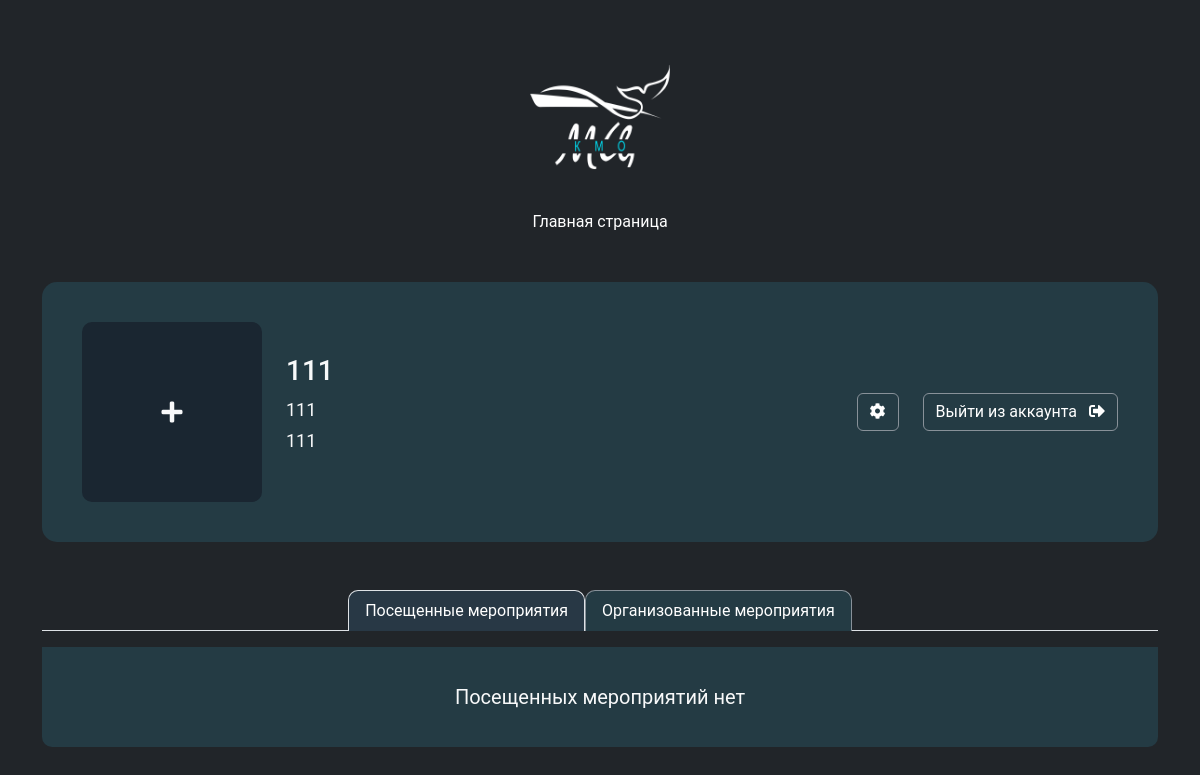
The app's page /users/accounts/profile/ (signed in) with its own data.
### users/models.py (models this page shows, shortened)
class User(AbstractUser):
    USER_ROLES = (
        ('user', 'User'),
        ('pro_user', 'ProUser'),
        ('super_user', 'SuperUser'),
    )
    Name_User = models.CharField(max_length=30, verbose_name="ФИО")
    VK_id = models.CharField(max_length=30, verbose_name='ВК ID')
    Number_of_events_attended = models.IntegerField(default=0, verbose_name="Количество посещенных мероприятий")
    Number_of_group = models.CharField(max_length=30, verbose_name="Номер группы")
    Avatar = models.ImageField(upload_to='avatars/', blank=True, null=True)
    role = models.CharField(max_length=10, choices=USER_ROLES, default='user', verbose_name="Роль пользователя")
    def is_pro_user(self):
        return self.role in ['pro_user', 'super_user']

### users/views.py (the view, shortened to what this page needs)
# urls.py: path('accounts/profile/', profile, name='user_profile'),
@login_required
def profile(request):
    user = request.user
    current_datetime = timezone.now()
    attended_events = Event.objects.filter(users_members=user).order_by('-event_date')
    attended_events_data = []
    context = {
        'attended_events': attended_events_data,
    }
    if user.is_pro_user() or user.is_super_user():
        organized_events = Event.objects.filter(organizers=user).order_by('-event_date')
        context['organized_events'] = organized_events
    return render(request, 'users/user_profile.html', context)

### users/templates/users/user_profile.html (shortened to what this page needs)
{% load static %}
<!DOCTYPE html>
<html lang="ru">
<head>
    <link rel="stylesheet" href="https://cdn.jsdelivr.net/npm/bootstrap@5.3.3/dist/css/bootstrap.min.css">
    <link rel="stylesheet" href="https://use.fontawesome.com/releases/v5.8.2/css/all.css">
</head>
<body class="bg-dark text-light">
    <div class="container py-4">
        <header class="text-center mb-5">
            <img src="/static/users/image/logo.png" alt="Логотип" class="logo">
            <a href="{% url 'main' %}" class="home-link">Главная страница</a>
        </header>
        <div class="profile-container mb-5">
            <div class="row align-items-center">
                <div class="col-auto">
                    <div class="profile-image">
                        {% if user.Avatar %}
                            <img src="{{ user.Avatar.url }}" alt="Avatar">
                        {% else %}
                            <i class="fas fa-plus"></i>
                        {% endif %}
                    </div>
                </div>
                <div class="col">
                    <h3>{{ user.Name_User }}</h3>
                    <p class="mb-1">{{ user.Number_of_group }}</p>
                    <p>{{ user.username }}</p>
                </div>
                <div class="col-auto">
                    <a href="{% url 'users:user_settings' %}" class="btn btn-outline-secondary">
                        <i class="fas fa-cog"></i>
                    </a>
                </div>
                <div class="col-auto">
                    <button class="btn btn-outline-secondary">
                        Выйти из аккаунта <i class="fas fa-sign-out-alt ms-2"></i>
                    </button>
                </div>
            </div>
        </div>
        <ul class="nav nav-tabs justify-content-center mb-3" id="eventTabs" role="tablist">
            <li class="nav-item" role="presentation">
                <button class="nav-link active" id="attended-tab" data-bs-toggle="tab" data-bs-target="#attended" type="button" role="tab" aria-controls="attended" aria-selected="true">Посещенные мероприятия</button>
            </li>
            {% if user.is_pro_user or user.is_super_user %}
                <li class="nav-item" role="presentation">
                    <button class="nav-link" id="organized-tab" data-bs-toggle="tab" data-bs-target="#organized" type="button" role="tab" aria-controls="organized" aria-selected="false">Организованные мероприятия</button>
                </li>
            {% endif %}
        </ul>
        <div class="tab-content">
            <div class="tab-pane fade show active" id="attended" role="tabpanel" aria-labelledby="attended-tab">
                {% if attended_events %}
                    <div id="attendedCarousel" class="carousel slide" data-bs-ride="false" data-bs-interval="false">
                        <div class="carousel-inner">
                            {% for event_data in attended_events %}
                                <div class="carousel-item {% if forloop.counter0 < 3 %}active{% endif %}">
                                    <div class="event-card">
                                        <img src="{{ event_data.event.Event_photo.url }}" alt="{{ event_data.event.title_event }}" class="event-image">
                                        <div class="event-info">
                                            <div class="d-flex justify-content-between mb-2">
                                                <div>
                                                    <i class="far fa-calendar"></i> {{ event_data.event.event_date }}
                                                </div>
                                                <div>
                                                    <i class="far fa-clock"></i> {{ event_data.event.event_time }}
                                                </div>
                                            </div>
                                            <h5>{{ event_data.event.title_event }}</h5>
                                            {% if event_data.is_past %}
                                                {% if event_data.rating %}
                                                    <div class="rating-display">
                                                        {% for i in "12345" %}
                                                            <i class="{% if i|add:'0' <= event_data.rating.rating %}fas{% else %}far{% endif %} fa-star"></i>
                                                        {% endfor %}
                                                    </div>
                                                {% else %}
                                                    <button type="button" class="btn btn-review rate-event-btn"
                                                            data-event-id="{{ event_data.event.id }}">
                                                        Оставить отзыв
                                                    </button>
                                                {% endif %}
                                            {% endif %}
                                        </div>
                                    </div>
                                </div>
                            {% endfor %}
                        </div>
                        <button class="carousel-control-prev" type="button" data-bs-target="#attendedCarousel" data-bs-slide="prev">
                            <span class="nav-btn"><i class="fas fa-chevron-left"></i></span>
                        </button>
                        <button class="carousel-control-next" type="button" data-bs-target="#attendedCarousel" data-bs-slide="next">
                            <span class="nav-btn"><i class="fas fa-chevron-right"></i></span>
                        </button>
                    </div>
                {% else %}
                    <div class="no-events">Посещенных мероприятий нет</div>
                {% endif %}
            </div>
        </div>
    </div>
</body>
</html>

### users/templates/users/user_profile.html (style rules this page uses)
body { background-color: #1a2631 !important; color: #ffffff !important; font-family: Roboto, sans-serif; }
.logo { height: 186px; margin-top: 5px 0; }
.home-link { display: block; text-align: center; color: #ffffff; text-decoration: none; margin-bottom: 20px; }
.profile-container { background-color: #243B44; border-radius: 15px; padding: 40px; margin-bottom: 30px; }
.profile-image { width: 180px; height: 180px; background-color: #1a2631; border-radius: 10px; display: flex; align-items: center; justify-content: center; font-size: 24px; }
.nav-tabs .nav-link { background-color: #243B44; color: #ffffff; border: 1px solid #889199; border-bottom: none; border-radius: 10px 10px 0 0; }
.nav-tabs .nav-link.active { background-color: #283845; color: #ffffff; }
.tab-content { background-color: #243B44; border-radius: 0 0 10px 10px; padding: 15px; }
.btn-outline-secondary { color: #ffffff; border-color: #889199; }
.no-events { text-align: center; padding: 20px; font-size: 20px; }
.col { font-size: 18px; }
.col-auto { fony-size: 14px; }

### records on screen
User: Name_User "111", Number_of_group "111", username "111"
